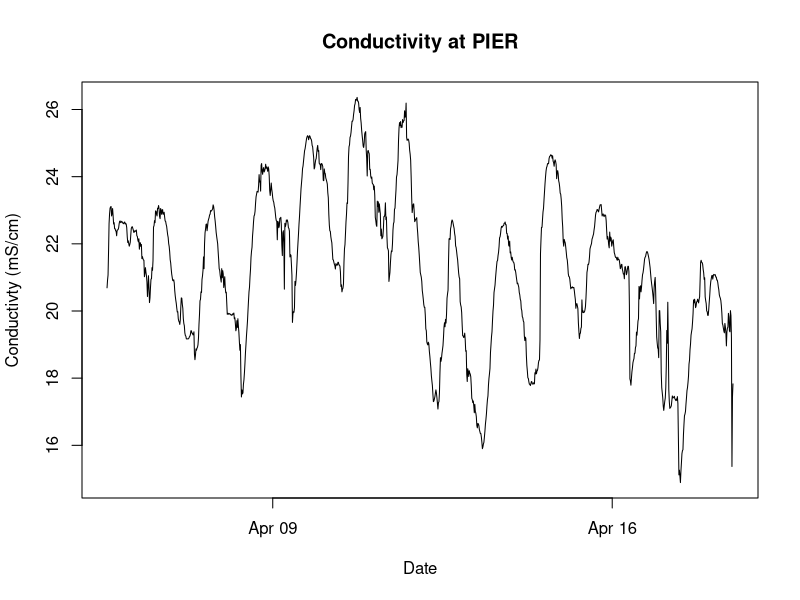
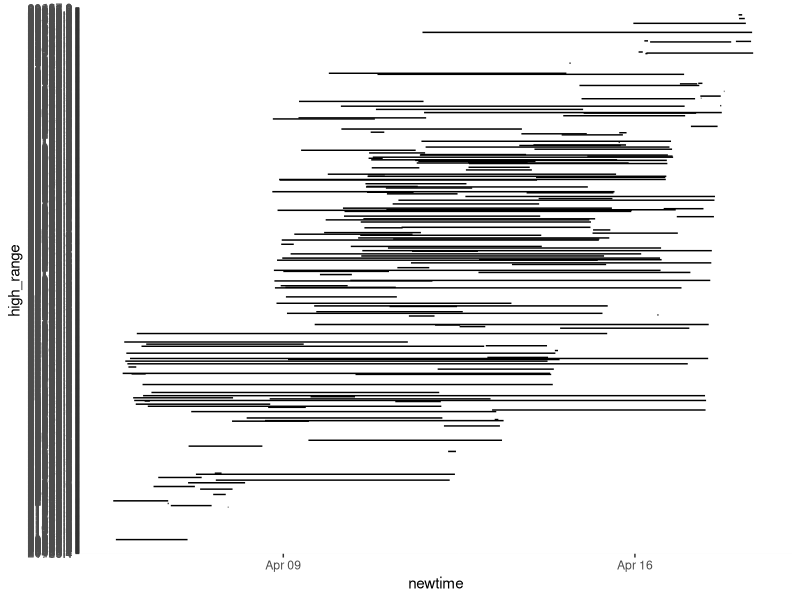
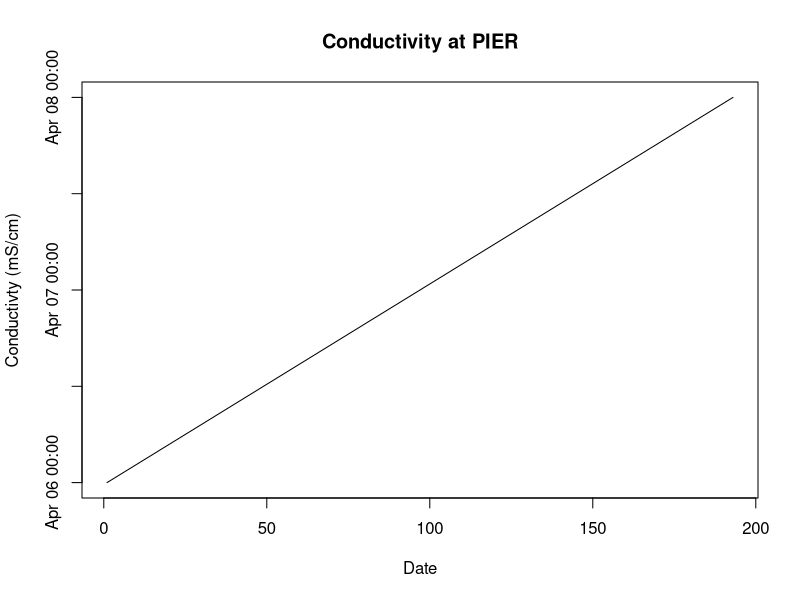

Source code (R) for these figures, in order:
library(ggplot2)
library(chron)
setwd("D:/Documents/College/4th Year/Internships/Water Quality/Logger Data/180418 Logger Data/Conductivity")
con <- read.csv("180418_Conductivity.csv", header = F)
View(con)

con <- con[3:1242,]
colnames(con) <- c("#", "date_time", "high_range", "temp")
View(con)
#converts logger date and time into a readable format for R. Additional reading on this topic can be found here: http://biostat.mc.vanderbilt.edu/wiki/pub/Main/ColeBeck/datestimes.pdf
y = as.POSIXlt(strptime(con$date, format = "%m/%d/%y %I:%M:%S %p"))
View(y)

#Adding our correctly formatted time. Note that we'll have both the unformatted time and the correctly formatted time on the same table.
x = data.frame(con, newtime = y)
View(x)
#Graph with our correctly formatted time and the conductivity. 
plot(x=x$newtime, y=x$temp, xlab="Date", ylab="Conductivty (mS/cm)", main="Conductivity at PIER", type="l")



ggplot(x, aes(newtime, high_range)) +
  geom_line(na.rm = T)
  

#Just a graph of a couple days to see if daily trends exist.
plot(x=x$newtime[41:233], y=x$conductivity[41:233], type="l" ,xlab="Date", ylab="Conductivty (mS/cm)", main="Conductivity at PIER")


###We need to do a couple of things:
#1 Graph all the CSV onto 1 graphs.
#2 Graph DO and temperature.
